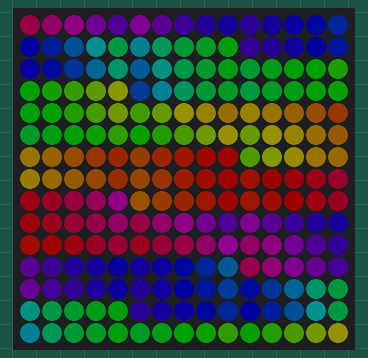
Recording of a sketch running on a simulated Arduino Uno, built with avr-gcc and run on an emulated ATmega328P. Parts: 15×15 RGB LED matrix (first LED top left, wired row by row). Dim RGB values are drawn brighter than linear.

Above: at 1.32 s.
At 5.21 s:
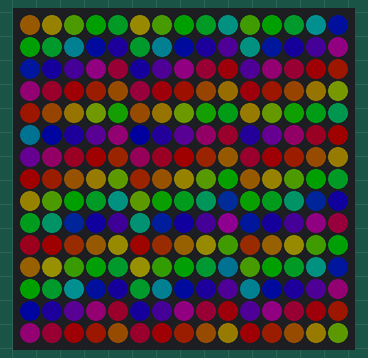
At 10.49 s:
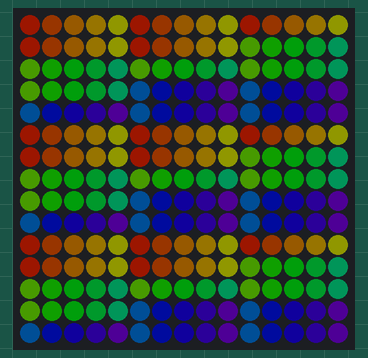
At 19.93 s:
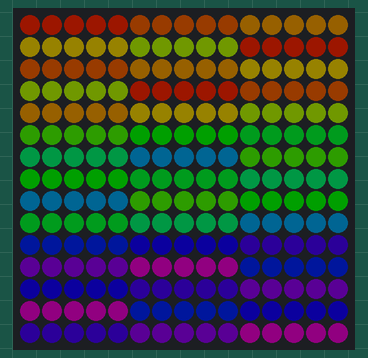
At 28.69 s:
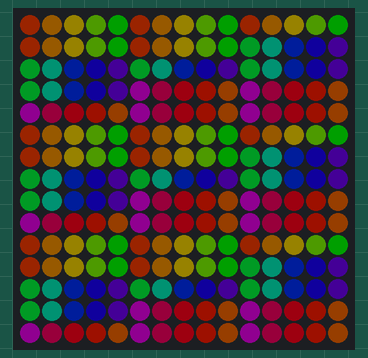
At 38.4 s:
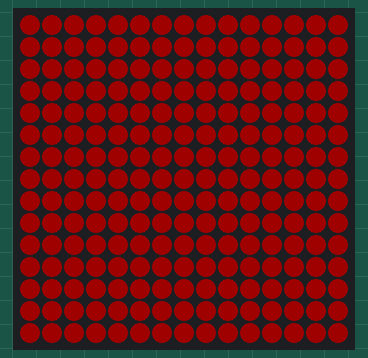

The sketch:

TeensyLEDArtDisplay.ino
```cpp
#include "display.h"


const uint8_t matrixWidth = 15;  //total pixels
const uint8_t matrixHeight = 15; //total pixels
#define NUMBOARDS      9  //32 bits to hold 25 bits of data


void setup() {
  displaySetup();
}

void loop()
{

  uint32_t ms = millis();
    int32_t yHueDelta32 = ((int32_t)cos16( ms * 27 ) * (350 / kMatrixWidth));
    int32_t xHueDelta32 = ((int32_t)cos16( ms * 39 ) * (310 / kMatrixHeight));
    displayDrawOneFrame( ms / 65536, yHueDelta32 / 32768, xHueDelta32 / 32768);
    displayShow();

/*    for (int i=0;i<matrixWidth;i++){
      for (int j=0;j<matrixHeight;j++){
        displaySetPixelHSV(i,j,i<<4,0xc0,j<<4);
      }
    }
    //Serial.println(touchXY(14,14));
*/
  displayShow();

    delay(1);
}
```

display.h
```cpp
#include <FastLED.h>

#define LED_PIN  8

#define COLOR_ORDER GRB
#define CHIPSET     WS2812

#define BRIGHTNESS 32

// Params for width and height
const uint8_t kMatrixWidth = 15;  //total pixels
const uint8_t kMatrixHeight = 15; //total pixels
const uint8_t kTileWidth = 5;     //single tile
const uint8_t kTileHeight = 5;    //single tile

#define NUM_LEDS (kMatrixWidth * kMatrixHeight)

CRGB leds_plus_safety_pixel[ NUM_LEDS + 1];
CRGB* const leds( leds_plus_safety_pixel + 1);

uint16_t displayXY( uint8_t x, uint8_t y)
{
  uint16_t i;

  //cribbed from NeoMatrix, but with all options removed
      uint16_t minor, major, majorScale;

      uint16_t tile;

      minor = x / kTileWidth;            // Tile # X/Y; presume row major to
      major = y / kTileHeight,           // start (will swap later if needed)
      x     = x - (minor * kTileWidth);  // Pixel X/Y within tile
      y     = y - (major * kTileHeight); // (-* is less math than modulo)

      // Determine actual major axis of tiling
      majorScale = kMatrixWidth / kTileWidth;

      // Determine tile number
      tile = major * majorScale + minor;

      // Index of first pixel in tile
      uint16_t tileOffset = tile * kTileWidth * kTileHeight;
    // Determine pixel number within tile/matrix
      uint16_t pixelOffset = y * kTileWidth + x;

    i = pixelOffset + tileOffset;

  return i;
}


uint16_t displayXYsafe( uint8_t x, uint8_t y)
{
  if( x >= kMatrixWidth) return -1;
  if( y >= kMatrixHeight) return -1;
  return displayXY(x,y);
}


void displayShow(){
    FastLED.show();
}

void displaySetPixel(int16_t raw_index, uint8_t r, uint8_t g, uint8_t b){
  leds[ raw_index ] = CRGB( r, g, b);
  }
void displaySetPixel(int16_t i,int16_t j, uint8_t r, uint8_t g, uint8_t b){
  leds[ displayXYsafe( i, j ) ] = CRGB( r, g, b);
  }
void displaySetPixelHSV(int16_t raw_index, uint8_t h, uint8_t s, uint8_t v){
  leds[ raw_index ] = CHSV( h, s, v);
  }
void displaySetPixelHSV(int16_t i,int16_t j, uint8_t h, uint8_t s, uint8_t v){
  leds[ displayXYsafe( i, j ) ] = CHSV( h, s, v);
  }

void displayTest(uint8_t r, uint8_t g, uint8_t b){
  for (int i=0;i<kMatrixWidth;i++)
    for (int j=0;j<kMatrixHeight;j++)
      displaySetPixel(i,j, r, g, b);
  displayShow();
  delay(100);
}
void displayTestHSV(uint8_t h, uint8_t s, uint8_t v){
  for (int i=0;i<kMatrixWidth;i++)
    for (int j=0;j<kMatrixHeight;j++)
      displaySetPixelHSV(i,j, h, s, v);
  displayShow();
  delay(100);
}
void displaySetup(){
  FastLED.addLeds<CHIPSET, LED_PIN, COLOR_ORDER>(leds, NUM_LEDS).setCorrection(TypicalSMD5050);
  FastLED.setBrightness( BRIGHTNESS );

  displayTestHSV(209,0,0);
  displayTestHSV(255,102, 34);
  displayTestHSV(255,218,33);
  displayTestHSV(51,221,0);
  displayTestHSV(17,51,204);
  displayTestHSV(34,0,102);
  displayTestHSV(51,0,68);
  displayTest(0,0,0);

}


void displayDrawOneFrame( byte startHue8, int8_t yHueDelta8, int8_t xHueDelta8)
{
  byte lineStartHue = startHue8;
  for( byte y = 0; y < kMatrixHeight; y++) {
    lineStartHue += yHueDelta8;
    byte pixelHue = lineStartHue;
    for( byte x = 0; x < kMatrixWidth; x++) {
      pixelHue += xHueDelta8;
      displaySetPixelHSV(x,y, pixelHue, 255, 255);
    }
  }
}
```
